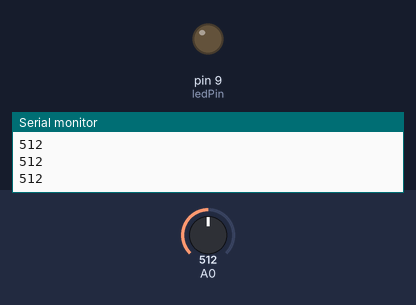
Simulated run of this sketch. Board: Arduino Uno, built with avr-gcc and run on an emulated ATmega328P. On the bench: output pins drawn as LEDs (lit = HIGH), the last lines printed to the serial monitor. The inputs (shaded band) are chosen by the test bench; at power-on: A0 = 512.

Above: at 1.3 s.
1.4 s: A0 set to 32
2.9 s: A0 set to 26
At 3.8 s:
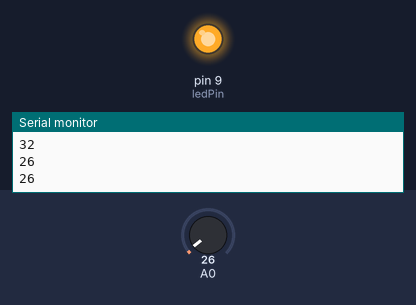
4.5 s: A0 set to 122
At 4.9 s:
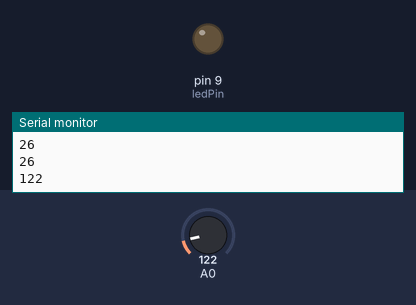
6.0 s: A0 set to 20
At 7.3 s:
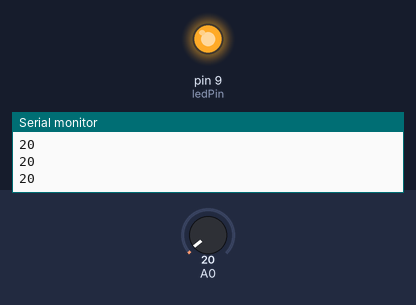
Timing chart, 0 to 8.5 s (numbered marks = the images above; inputs shaded):
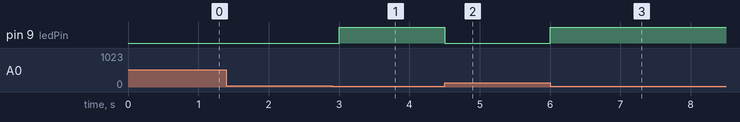

The sketch:

karanlikta_yanan_led.ino
```cpp
const int ledPin=9;

void setup() {
  Serial.begin(9600);
  pinMode(ledPin,OUTPUT);
}

void loop() {
 int ldr_sensor_deger=analogRead(A0);
 Serial.println(ldr_sensor_deger);
 if(ldr_sensor_deger<30){
  digitalWrite(ledPin,HIGH);
 }else{
  digitalWrite(ledPin,LOW);
 }

 delay(500);

}
```

Measured:
- the behaviour switches between 30 and 29 on A0 (found by bisection; images 0 and 1)
- after the input at 2.9 s, pin 9 (ledPin): LOW → HIGH after 0.10 s
- after the input at 4.5 s, pin 9 (ledPin): HIGH → LOW at once
- after the input at 6.0 s, pin 9 (ledPin): LOW → HIGH at once
